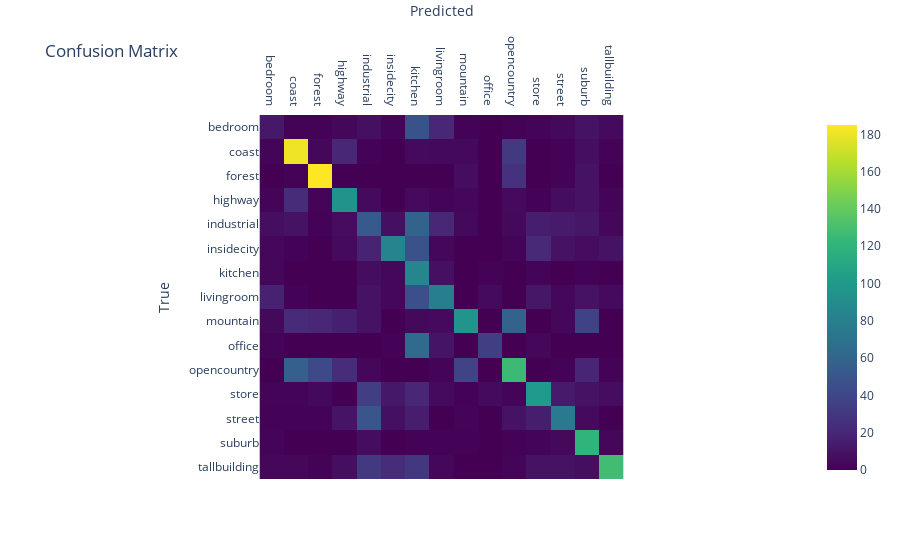

The code cell stored with this chart in its notebook:
### Markdown cell above
### SVC

### Code cell
svc_model = SVC(kernel='rbf', C=1, gamma='scale')
svc_model.fit(X_train, y_train)
joblib.dump(svc_model, os.path.join("models", "VOCAB10K", "svc_model.pkl"))
svc_model = joblib.load(os.path.join("models", "VOCAB10K", "svc_model.pkl"))
y_pred = eval_model(svc_model, X_test, y_test)

### Figure 1 — Plotly figure (JSON) as saved in the notebook; plotly's stock layout.template omitted (floating-point values rounded to 4 significant figures; data arrays with more than 128 entries replaced by an {"elided": "..."} marker saying what was removed)
{"data": [{"coloraxis": "coloraxis", "hovertemplate": "Predicted: %{x}<br>True: %{y}<br>color: %{z}<extra></extra>", "name": "0", "type": "heatmap", "x": ["bedroom", "coast", "forest", "highway", "industrial", "insidecity", "kitchen", "livingroom", "mountain", "office", "opencountry", "store", "street", "suburb", "tallbuilding"], "xaxis": "x", "y": ["bedroom", "coast", "forest", "highway", "industrial", "insidecity", "kitchen", "livingroom", "mountain", "office", "opencountry", "store", "street", "suburb", "tallbuilding"], "yaxis": "y", "z": {"elided": "15x15 int values"}}], "layout": {"coloraxis": {"colorscale": [[0, "#440154"], [0.1111, "#482878"], [0.2222, "#3e4989"], [0.3333, "#31688e"], [0.4444, "#26828e"], [0.5556, "#1f9e89"], [0.6667, "#35b779"], [0.7778, "#6ece58"], [0.8889, "#b5de2b"], [1, "#fde725"]]}, "title": {"text": "Confusion Matrix"}, "xaxis": {"anchor": "y", "constrain": "domain", "domain": [0, 1], "scaleanchor": "y", "side": "top", "title": {"text": "Predicted"}}, "yaxis": {"anchor": "x", "autorange": "reversed", "constrain": "domain", "domain": [0, 1], "title": {"text": "True"}}}}
